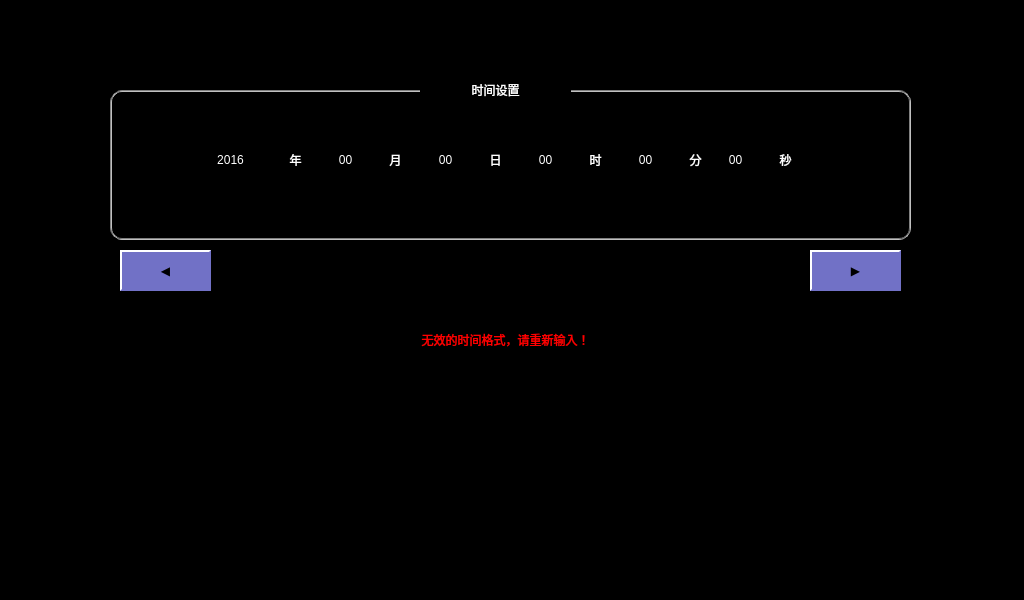
<?xml version="1.0" encoding="UTF-8"?>
<ui version="4.0">
 <class>DateTimeSet</class>
 <widget class="QWidget" name="DateTimeSet">
  <property name="geometry">
   <rect>
    <x>0</x>
    <y>0</y>
    <width>1024</width>
    <height>600</height>
   </rect>
  </property>
  <property name="windowTitle">
   <string>Form</string>
  </property>
  <property name="styleSheet">
   <string notr="true">QLabel
{
	color: white;
	border: 2px groove, gray;
    border-color: gray;
	font: 25px, &quot;微软雅黑&quot;;
}

QWidget
{
	background-color: black;
}

QPushButton
{
	font: 18px, &quot;微软雅黑&quot;;
    color: black;
	background-color: rgb(113, 113, 198);
	border:1px solid white;
}

QPushButton:pressed
{
	font: 18px, &quot;微软雅黑&quot;;
    color: white;
	background-color: rgb(0, 0, 255);
	border:1px solid white;
}</string>
  </property>
  <widget class="QLabel" name="label_107">
   <property name="geometry">
    <rect>
     <x>110</x>
     <y>90</y>
     <width>801</width>
     <height>150</height>
    </rect>
   </property>
   <property name="styleSheet">
    <string notr="true">border-radius: 12px;</string>
   </property>
   <property name="text">
    <string/>
   </property>
   <property name="alignment">
    <set>Qt::AlignCenter</set>
   </property>
  </widget>
  <widget class="QLabel" name="label_7">
   <property name="geometry">
    <rect>
     <x>420</x>
     <y>70</y>
     <width>151</width>
     <height>40</height>
    </rect>
   </property>
   <property name="styleSheet">
    <string notr="true">background-color: black;
border: 0px;
color: white;</string>
   </property>
   <property name="text">
    <string>时间设置</string>
   </property>
   <property name="alignment">
    <set>Qt::AlignCenter</set>
   </property>
  </widget>
  <widget class="QPushButton" name="btnLeft">
   <property name="geometry">
    <rect>
     <x>120</x>
     <y>250</y>
     <width>91</width>
     <height>41</height>
    </rect>
   </property>
   <property name="focusPolicy">
    <enum>Qt::NoFocus</enum>
   </property>
   <property name="styleSheet">
    <string notr="true">QPushButton
{
	font: 20px, &quot;微软雅黑&quot;;
    color: black;
	background-color: rgb(113, 113, 198);
	border:2px solid white; 
    border-right-color: rgb(113, 113, 198); 
    border-bottom-color: rgb(113, 113, 198);
}

QPushButton:disabled
{
	font: 20px, &quot;微软雅黑&quot;;
    color: white;
	background-color: rgb(113, 113, 198);
	border:2px solid white; 
    border-right-color: rgb(113, 113, 198); 
    border-bottom-color: rgb(113, 113, 198);
}

QPushButton:pressed
{
	font: 20px, &quot;微软雅黑&quot;;
    color: white;
	background-color: rgb(0, 0, 255); 
	border:2px solid white; 
	border-left-color: qlineargradient(x1: 0, y1: 0, x2: 1, y2: 0, 
                        stop: 0 gray, stop: 1 black); 			border-top-color: qlineargradient(x1: 0, y1: 0, x2: 0, 										y2: 1, stop: 0 gray, stop: 1 black);
  border-right-color: white; border-bottom-color: white;
}</string>
   </property>
   <property name="text">
    <string>◀</string>
   </property>
  </widget>
  <widget class="QPushButton" name="btnRight">
   <property name="geometry">
    <rect>
     <x>810</x>
     <y>250</y>
     <width>91</width>
     <height>41</height>
    </rect>
   </property>
   <property name="focusPolicy">
    <enum>Qt::NoFocus</enum>
   </property>
   <property name="styleSheet">
    <string notr="true">QPushButton
{
	font: 20px, &quot;微软雅黑&quot;;
    color: black;
	background-color: rgb(113, 113, 198);
	border:2px solid white; 
    border-right-color: rgb(113, 113, 198); 
    border-bottom-color: rgb(113, 113, 198);
}

QPushButton:disabled
{
	font: 20px, &quot;微软雅黑&quot;;
    color: white;
	background-color: rgb(113, 113, 198);
	border:2px solid white; 
    border-right-color: rgb(113, 113, 198); 
    border-bottom-color: rgb(113, 113, 198);
}

QPushButton:pressed
{
	font: 20px, &quot;微软雅黑&quot;;
    color: white;
	background-color: rgb(0, 0, 255); 
	border:2px solid white; 
	border-left-color: qlineargradient(x1: 0, y1: 0, x2: 1, y2: 0, 
                        stop: 0 gray, stop: 1 black); 			border-top-color: qlineargradient(x1: 0, y1: 0, x2: 0, 										y2: 1, stop: 0 gray, stop: 1 black);
  border-right-color: white; border-bottom-color: white;
}</string>
   </property>
   <property name="text">
    <string>▶</string>
   </property>
  </widget>
  <widget class="QLabel" name="label_8">
   <property name="geometry">
    <rect>
     <x>270</x>
     <y>140</y>
     <width>51</width>
     <height>40</height>
    </rect>
   </property>
   <property name="styleSheet">
    <string notr="true">background-color: black;
border: 0px;
color: white;
font: 17px, &quot;微软雅黑&quot;;</string>
   </property>
   <property name="text">
    <string>年</string>
   </property>
   <property name="alignment">
    <set>Qt::AlignCenter</set>
   </property>
  </widget>
  <widget class="QLabel" name="label_9">
   <property name="geometry">
    <rect>
     <x>760</x>
     <y>140</y>
     <width>51</width>
     <height>40</height>
    </rect>
   </property>
   <property name="styleSheet">
    <string notr="true">background-color: black;
border: 0px;
color: white;
font: 17px, &quot;微软雅黑&quot;;</string>
   </property>
   <property name="text">
    <string>秒</string>
   </property>
   <property name="alignment">
    <set>Qt::AlignCenter</set>
   </property>
  </widget>
  <widget class="QLabel" name="label_10">
   <property name="geometry">
    <rect>
     <x>570</x>
     <y>140</y>
     <width>51</width>
     <height>40</height>
    </rect>
   </property>
   <property name="styleSheet">
    <string notr="true">background-color: black;
border: 0px;
color: white;
font: 17px, &quot;微软雅黑&quot;;</string>
   </property>
   <property name="text">
    <string>时</string>
   </property>
   <property name="alignment">
    <set>Qt::AlignCenter</set>
   </property>
  </widget>
  <widget class="QLabel" name="label_11">
   <property name="geometry">
    <rect>
     <x>670</x>
     <y>140</y>
     <width>51</width>
     <height>40</height>
    </rect>
   </property>
   <property name="styleSheet">
    <string notr="true">background-color: black;
border: 0px;
color: white;
font: 17px, &quot;微软雅黑&quot;;</string>
   </property>
   <property name="text">
    <string>分</string>
   </property>
   <property name="alignment">
    <set>Qt::AlignCenter</set>
   </property>
  </widget>
  <widget class="QLabel" name="label_12">
   <property name="geometry">
    <rect>
     <x>470</x>
     <y>140</y>
     <width>51</width>
     <height>40</height>
    </rect>
   </property>
   <property name="styleSheet">
    <string notr="true">background-color: black;
border: 0px;
color: white;
font: 17px, &quot;微软雅黑&quot;;</string>
   </property>
   <property name="text">
    <string>日</string>
   </property>
   <property name="alignment">
    <set>Qt::AlignCenter</set>
   </property>
  </widget>
  <widget class="QLabel" name="label_13">
   <property name="geometry">
    <rect>
     <x>370</x>
     <y>140</y>
     <width>51</width>
     <height>40</height>
    </rect>
   </property>
   <property name="styleSheet">
    <string notr="true">background-color: black;
border: 0px;
color: white;
font: 17px, &quot;微软雅黑&quot;;</string>
   </property>
   <property name="text">
    <string>月</string>
   </property>
   <property name="alignment">
    <set>Qt::AlignCenter</set>
   </property>
  </widget>
  <widget class="QLabel" name="lblYear">
   <property name="geometry">
    <rect>
     <x>190</x>
     <y>140</y>
     <width>81</width>
     <height>40</height>
    </rect>
   </property>
   <property name="styleSheet">
    <string notr="true">background-color: black;
border: 0px;
color: white;</string>
   </property>
   <property name="text">
    <string>2016</string>
   </property>
   <property name="alignment">
    <set>Qt::AlignCenter</set>
   </property>
  </widget>
  <widget class="QLabel" name="lblMonth">
   <property name="geometry">
    <rect>
     <x>320</x>
     <y>140</y>
     <width>51</width>
     <height>40</height>
    </rect>
   </property>
   <property name="styleSheet">
    <string notr="true">background-color: black;
border: 0px;
color: white;</string>
   </property>
   <property name="text">
    <string>00</string>
   </property>
   <property name="alignment">
    <set>Qt::AlignCenter</set>
   </property>
  </widget>
  <widget class="QLabel" name="lblDay">
   <property name="geometry">
    <rect>
     <x>420</x>
     <y>140</y>
     <width>51</width>
     <height>40</height>
    </rect>
   </property>
   <property name="styleSheet">
    <string notr="true">background-color: black;
border: 0px;
color: white;</string>
   </property>
   <property name="text">
    <string>00</string>
   </property>
   <property name="alignment">
    <set>Qt::AlignCenter</set>
   </property>
  </widget>
  <widget class="QLabel" name="lblHour">
   <property name="geometry">
    <rect>
     <x>520</x>
     <y>140</y>
     <width>51</width>
     <height>40</height>
    </rect>
   </property>
   <property name="styleSheet">
    <string notr="true">background-color: black;
border: 0px;
color: white;</string>
   </property>
   <property name="text">
    <string>00</string>
   </property>
   <property name="alignment">
    <set>Qt::AlignCenter</set>
   </property>
  </widget>
  <widget class="QLabel" name="lblMinute">
   <property name="geometry">
    <rect>
     <x>620</x>
     <y>140</y>
     <width>51</width>
     <height>40</height>
    </rect>
   </property>
   <property name="styleSheet">
    <string notr="true">background-color: black;
border: 0px;
color: white;</string>
   </property>
   <property name="text">
    <string>00</string>
   </property>
   <property name="alignment">
    <set>Qt::AlignCenter</set>
   </property>
  </widget>
  <widget class="QLabel" name="lblSecond">
   <property name="geometry">
    <rect>
     <x>710</x>
     <y>140</y>
     <width>51</width>
     <height>40</height>
    </rect>
   </property>
   <property name="styleSheet">
    <string notr="true">background-color: black;
border: 0px;
color: white;</string>
   </property>
   <property name="text">
    <string>00</string>
   </property>
   <property name="alignment">
    <set>Qt::AlignCenter</set>
   </property>
  </widget>
  <widget class="QLabel" name="lblTip">
   <property name="geometry">
    <rect>
     <x>110</x>
     <y>320</y>
     <width>791</width>
     <height>40</height>
    </rect>
   </property>
   <property name="styleSheet">
    <string notr="true">background-color: black;
border: 0px;
color: red;</string>
   </property>
   <property name="text">
    <string>无效的时间格式，请重新输入！</string>
   </property>
   <property name="alignment">
    <set>Qt::AlignCenter</set>
   </property>
  </widget>
 </widget>
 <resources/>
 <connections/>
</ui>
